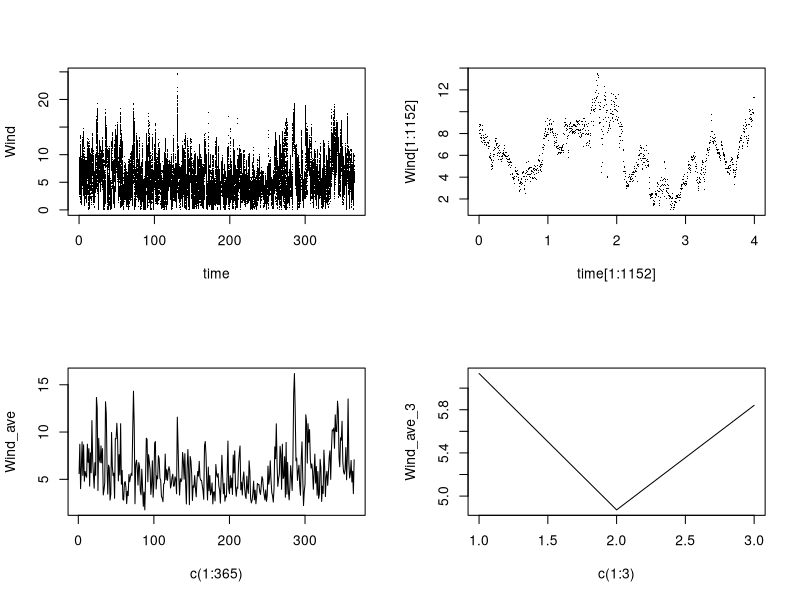
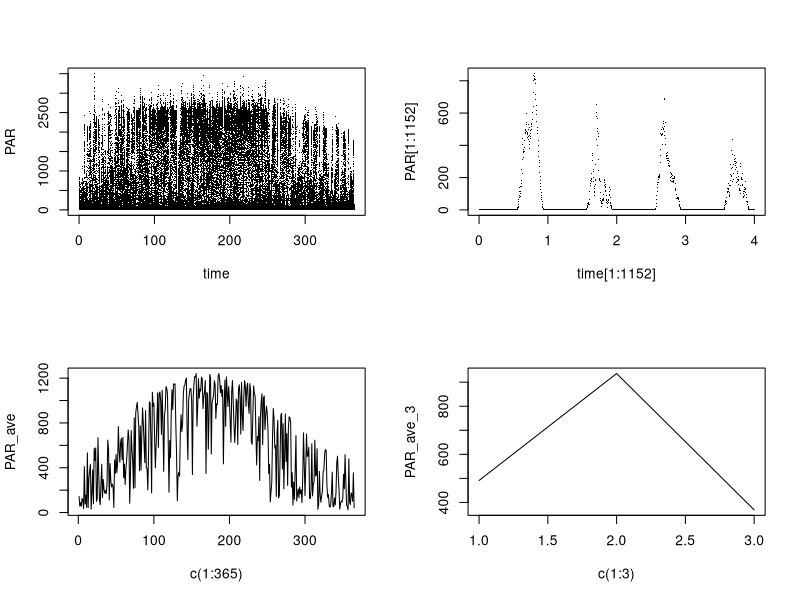

R code for these plots, in order: (Note: this script raises an error after producing the figures.)
rdata<-read.table("Wind_PAR.dat")

time_orig <- rdata[,1]
Wind <- rdata[,2]
PAR <- rdata[,3]


#data starts at 2006. 2002 is base year.  2004 is leap year
     #4 years + 1 leap day give ts from 2002:
ts <- 4*60*60*24*365 + 60*60*24
 
time <- time_orig - ts
#now time is seconds after 2002.  Make it be days after 2002:
time <- time/60./60./24.

Wind_ave <- c(1:365)
PAR_ave <- c(1:365)
first <- 1
last <- 288

for(i in 1:365){
  Wind_ave[i] <- mean(Wind[first:last])
  PAR_ave[i] <- mean(PAR[first:last])
  first <- first + 288
  last <- last + 288
}

Wind_ave_3 <- c(mean(Wind[1:35040]),mean(Wind[35040:70080]),mean(Wind[1:105120]))
PAR_ave_3 <- c(mean(PAR[1:35040]),mean(PAR[35040:70080]),mean(PAR[70080:105120]))

pdf("CheckAve.pdf");

par(pch=".",cex=3);#,cex.axis=.75);
par(mfrow=c(2,2));              #page with 4x4 plots

plot(time,Wind);
plot(time[1:1152],Wind[1:1152]);
plot(c(1:365),Wind_ave,type='l');
plot(c(1:3),Wind_ave_3,type='l');

par(mfrow=c(2,2));              #page with 4x4 plots
plot(time,PAR);
plot(time[1:1152],PAR[1:1152]);
plot(c(1:365),PAR_ave,type='l');
plot(c(1:3),PAR_ave_3,type='l');

dev.off();

sink("DailyAve.dat")
end <- 288*365
j <- 1
for(i in 1:end) {
   cat(time_orig[i],Wind_ave[j],PAR_ave[j],"\n")
   if(i%%288 == 0) j <- j+1
}
sink()

sink("ThreePointAve.dat")
j<-1
for(i in 1:end) {
   cat(time_orig[i],Wind_ave_3[j],PAR_ave_3[j],"\n")
   if(i == 35040) j <- j+1
   if(i == 70080) j <- j+1
}
sink()

pdf("CheckData.pdf");
par(mfrow=c(2,2));              #page with 4x4 plots
rdata <- read.table("DailyAve.dat")
plot(rdata[,2])
plot(rdata[,3])
rdata <- read.table("ThreePointAve.dat")
plot(rdata[,2])
plot(rdata[,3])
dev.off();



